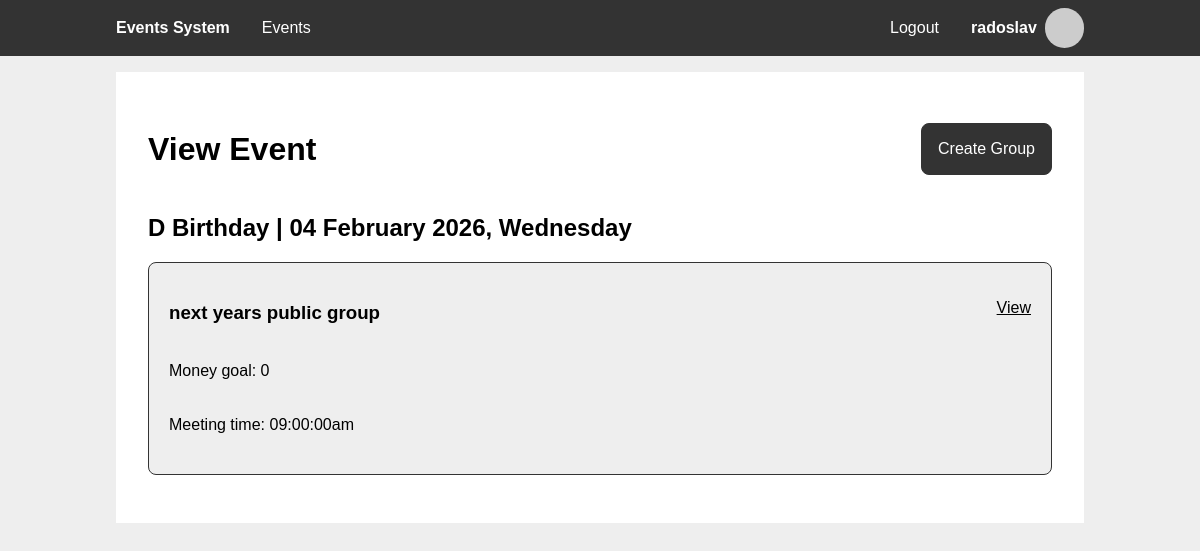
The page /event_view.php?event_id=1&year=2026 (signed in) on the database its author committed.
### tables this page shows
CREATE TABLE `users` (
  `id` int(11) NOT NULL,
  `username` varchar(50) NOT NULL,
  `password_hash` char(60) NOT NULL
);

CREATE TABLE `events` (
  `event_id` int(11) NOT NULL,
  `name` varchar(50) NOT NULL,
  `date` date NOT NULL,
  `recurring` tinyint(1) NOT NULL
);

CREATE TABLE `groups` (
  `group_id` int(11) NOT NULL,
  `creator_id` int(11) NOT NULL,
  `group_name` varchar(50) NOT NULL,
  `money_goal` int(10) NOT NULL DEFAULT 0,
  `meeting_time` time NOT NULL DEFAULT '09:00:00',
  `meeting_place` varchar(50) DEFAULT NULL,
  `group_description` varchar(250) DEFAULT NULL,
  `group_pass` char(8) DEFAULT NULL
);

### includes/session.php (called while the page is built, shortened)
<?php
function getUserById($user_id) {
  $pdo = getPDO();
  $stmt = $pdo->prepare('SELECT id, username
                        FROM users
                        WHERE id = ?');
  $stmt->execute([$user_id]);
  $user = $stmt->fetch();
  return $user;
}
function getUserId() {
  global $user;
  if (!$user) {
    $user = getUserById($_SESSION['user_id'] ?? null);
  }
  return $user["id"];
}
function ensureLoggedIn() {
  if (!getUserId()) {
    header('Location: ./login.php');
    exit;
  }
}
?>

### includes/getters.php (called while the page is built, shortened)
<?php
function getEventById($event_id) {
  $pdo = getPDO();
  $stmt = $pdo->prepare('SELECT *
                        FROM events
                        WHERE event_id = ?');
  $stmt->execute([$event_id]);
  return $stmt->fetch();
}
function getGroupsByEventIdYear($event_id, $year) {
  $pdo = getPDO();
  $stmt = $pdo->prepare('SELECT groups.group_id, group_name, money_goal, meeting_time, meeting_place, group_description, group_pass
                        FROM event_to_group AS eg
                        JOIN groups ON eg.group_id = groups.group_id
                        WHERE event_id = ? AND year = ?');
  $stmt->execute([$event_id, $year]);
  return $stmt->fetchAll();
}
?>

### event_view.php (the view, shortened to what this page needs)
<?php
require_once 'includes/session.php';
require_once 'includes/getters.php';
ensureLoggedIn();
$event_id = $_GET['event_id'];
$year = $_GET['year'];
$event = getEventById($event_id);
$correct_date = strtotime(date('d M ', strtotime($event['date'])) . $year);
$groups = getGroupsByEventIdYear($event_id, $year);
?>
<?php
$page_styles = ["styles/groups.css"];
include 'templates/main_header.php'
?>
<section class="content">
  <header>
    <div>
      <h1>View Event</h1>
    </div>
    <a class="btn" href="group_create.php?event_id=<?php echo $event_id?>&year=<?php echo $year ?>">Create Group</a>
  </header>
    <h2><?php echo $event['name']; ?> | <?php echo date('d F Y, l', $correct_date) ?></h2>
    <?php
    if (!empty($groups)):
    ?>
    <ul class="group-list">
    <?php
    foreach ($groups as $group):
    ?>
      <li>
        <div class="two-items-apart">
          <h3>
          <?php
          echo $group['group_name']
          ?>
          </h3>
          <p><a href="group_view.php?event_id=<?php echo $event_id ?>&group_id=<?php echo $group['group_id'] ?>&year=<?php echo $year ?>">View</a></p>
        </div>
        <div class="two-items-apart">
          <p>Money goal: <?php echo $group['money_goal'] ?></p>
        </div>
        <div class="two-items-apart">
          <p>Meeting time: <?php echo date('h:i:sa', strtotime($group['meeting_time'])) ?></p>
        </div>
      </li>
    <?php endforeach ?>
    </ul>
    <?php else: ?>
    <p>No groups created. Be the first!</p>
    <?php endif ?>
</section>
<?php
include 'templates/main_footer.php'
?>

### templates/main_header.php (shortened to what this page needs)
<?php
require_once 'includes/gravatar.php';
function active($param) {
  $isActive = basename($_SERVER['SCRIPT_NAME'], ".php") === $param;
  echo $isActive ? 'class="active"' : '';
}
?>
<!DOCTYPE html>
<html lang="en">
<head>
  <link rel="icon" type="image/x-icon" href="<?php echo gravatarUrl('Events System') ?>">
  <link rel="stylesheet" href="styles/main.css">
  <?php if (isset($page_styles)): ?>
  <?php foreach ($page_styles as $style): ?>
    <link rel="stylesheet" href="<?php echo $style?>">
  <?php endforeach ?>
  <?php endif ?>
</head>
<body>
  <nav>
    <div class="wrapper">
      <ul>
        <li>
          <span><h1>Events System</h1></span>
        </li>
      </ul>
      <?php if (isset($user) && $user): ?>
      <ul class="middle">
        <li>
          <a href="./" <?php active("index") ?>>Events</a>
        </li>
      </ul>
      <ul>
        <li>
          <a href="logout.php">Logout</a>
        </li>
        <li>
          <a href="profile.php" <?php active("profile") ?>>
            <div class="profile">
              <strong><?php echo $user['username'] ?></strong>
              <img alt="Your Profile" src="<?php gravatarUrl($user['username']) ?>">
            </div>
          </a>
        </li>
      </ul>
      <?php endif ?>
    </div>
  </nav>
  <main class="wrapper">

### includes/gravatar.php
<?php
function gravatarUrl($email) {
  echo "https://www.gravatar.com/avatar/".hash("sha256", strtolower(trim($email)))."?d=identicon";
}
?>

### templates/main_footer.php
  </main>
</body>
</html>

### styles/main.css (style rules this page uses)
:root { --color-accent: #333; --color-accent-active: #444; --color-background: #fff; --color-background-body: #eee; --color-text: #000; --color-text-accent: #fff; --color-text-error: #f00; --color-text-confirm: #0f0; --nav-height: 3.5em; }
* { box-sizing: border-box; }
body { font-family: sans-serif; color: var(--color-text); background-color: var(--color-background-body); min-height: 100vh; margin: 0; }
h1 { font-size: 2em; }
ul { list-style: none; padding: 0; margin: 0; }
main { flex-grow: 1; }
a { color: inherit; }
input, button, textarea, a.btn { display: block; font-size: inherit; font-family: inherit; border: 1px solid var(--color-accent); padding: 1em; margin: 1em 0; border-radius: 0.5em; text-decoration: none; }
button, a.btn { cursor: pointer; color: var(--color-text-accent); background-color: var(--color-accent); }
.wrapper { width: 100%; max-width: 1000px; margin: 0 auto; }
nav { display: flex; justify-content: center; width: 100%; top: 0; left: 0; color: var(--color-text-accent); background-color: var(--color-accent); z-index: 1; }
nav h1 { margin: 0; padding: 0; }
nav .wrapper { display: flex; flex-direction: column; }
nav a { text-decoration: none; }
nav ul { display: flex; align-items: center; flex-direction: column; }
nav ul.middle { flex-grow: 1; margin: 1em 0; }
nav li { height: var(--nav-height); width: 100%; }
nav li > a, nav li > span { display: flex; align-items: center; justify-content: center; padding: 0 1em; height: 100%; }
nav .profile { display: flex; align-items: center; height: 100%; gap: 0.5em }
nav .profile img { height: 70%; border-radius: 50%; }
header { display: flex; justify-content: space-between; align-items: center; }
.content { padding: 2em; background-color: var(--color-background); margin: 1em; }
@media only screen and (min-width: 768px) { body { flex-direction: unset; padding-top: var(--nav-height); } }
@media only screen and (min-width: 768px) { nav { position: fixed; } }
@media only screen and (min-width: 768px) { nav h1 { font-size: 1em; } }
@media only screen and (min-width: 768px) { nav .wrapper { flex-direction: row; } }
@media only screen and (min-width: 768px) { nav ul { flex-direction: row; } }
@media only screen and (min-width: 768px) { nav ul.middle { flex-direction: row; margin: unset; } }
@media only screen and (min-width: 768px) { nav li { width: unset; } }

### styles/groups.css (style rules this page uses)
ul.group-list li { display: block; border: 1px solid var(--color-accent); background-color: var(--color-background-body); border-radius: 0.5em; margin: 1em 0; padding: 1em; }
.two-items-apart { display: flex; justify-content: space-between; margin: 4px; }
form button, .btn { text-align: center; align-content: center; vertical-align: middle; }

### rows shown on the page
users: username "radoslav"
events: name "D Birthday", date "04 February 2026, Wednesday"
groups: group_name "next years public group", money_goal "0", meeting_time "09:00:00am"
